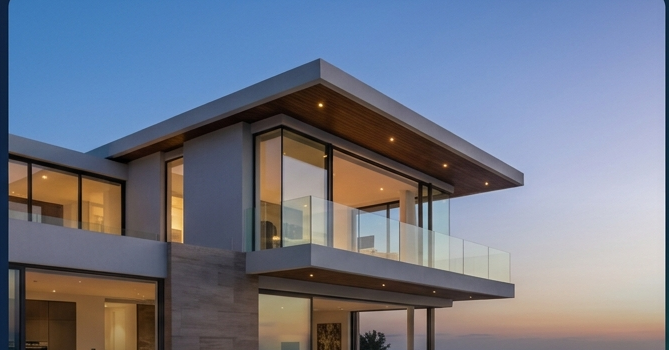
#> input picture frontend-web/src/assets/villa-connexion.png, 669 x 350 px
$ python -i installer-photos.py   (imports and definitions only)
#> lines starting #> are read from the running program, lines starting #| are printed output that depends on the picture
#!/usr/bin/env python3
"""
Installe vos photographies à la place des illustrations.

Usage :
    cd photos
    python installer-photos.py

Le script recadre au format des cartes, convertit en PNG et copie vers le site
et vers le backend. Voir README.md pour la liste des prises de vue attendues.
"""

import os
import shutil
import sys

RACINE = os.path.dirname(os.path.dirname(os.path.abspath(__file__)))
DOSSIER_PHOTOS = os.path.dirname(os.path.abspath(__file__))

CIBLES = [
    ("location", "Façade d'une maison ou villa à louer"),
    ("vente", "Façade d'une maison à vendre"),
    ("colocation", "Cour de concession, plusieurs portes"),
    ("terrain", "Parcelle nue, bornes visibles"),
    ("salon", "Salon meublé"),
    ("chambre", "Chambre avec lit"),
    ("cuisine", "Cuisine"),
    ("cour", "Cour intérieure"),
]

DESTINATIONS = [
    os.path.join(RACINE, "frontend-web", "public", "illustrations"),
    os.path.join(RACINE, "backend", "src", "main", "resources", "static", "illustrations"),
]

LARGEUR, HAUTEUR = 960, 600  # proportions des cartes du catalogue
EXTENSIONS = (".jpg", ".jpeg", ".png", ".webp", ".bmp")


# [16 lines left out: functions verifier_pillow, photos_disponibles, not called in this run]


def recadrer(source, destination):
    """Recadre au centre aux proportions des cartes, puis enregistre en PNG."""
#> called with destination = 'out.png'
    from PIL import Image

    img = Image.open(source).convert("RGB")
    ratio_cible = LARGEUR / HAUTEUR
    ratio_source = img.width / img.height
#> ratio_source = 1.91

    if ratio_source > ratio_cible:
        # Photo trop large : on rogne les côtés.
        nouvelle_largeur = int(img.height * ratio_cible)
#> nouvelle_largeur = 560
        gauche = (img.width - nouvelle_largeur) // 2
#> gauche = 54
        img = img.crop((gauche, 0, gauche + nouvelle_largeur, img.height))
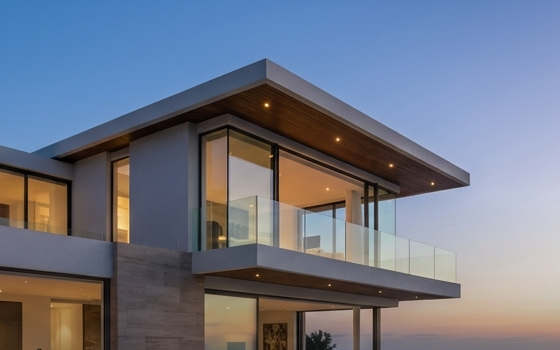
#> img: PIL image 560x350 RGB; mean R, G, B 112.8, 118.5, 134
    else:
        # Photo trop haute : on rogne le haut et le bas.
        nouvelle_hauteur = int(img.width / ratio_cible)
        haut = (img.height - nouvelle_hauteur) // 2
        img = img.crop((0, haut, img.width, haut + nouvelle_hauteur))

    img = img.resize((LARGEUR, HAUTEUR), Image.LANCZOS)
#> img: PIL image 960x600 RGB
    img.save(destination, "PNG", optimize=True)


# [71 lines left out: functions choisir, main, not called in this run]


# [2 lines not run here, left out]

>>> result = recadrer('../frontend-web/src/assets/villa-connexion.png', 'out.png')
